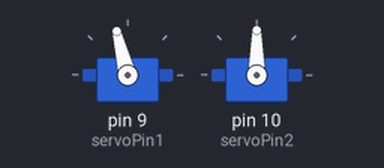
A sketch run on a simulated Arduino Uno, built with avr-gcc and run on an emulated ATmega328P. Parts: 2 × servo. Random numbers use the default seed unless the sketch sets one.

Above: at 0.1 s.
At 10.1 s:
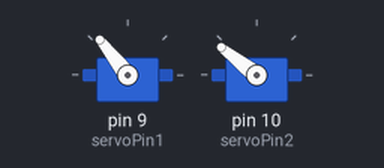
At 19.1 s:
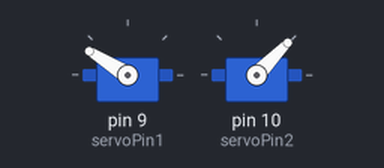
At 39.1 s:
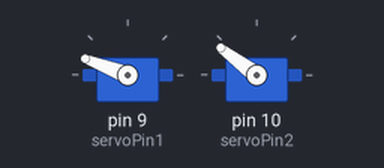
Timing chart, 0 to 40.0 s (numbered marks = the images above):
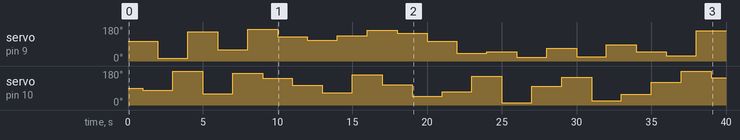

Measured:
- by itself, servo on pin 9 (servoPin1): 104° → 14° at 2.0 s, → 156° 2.0 s later, → 60° 2.0 s later, → 167° 2.0 s later, … (19 changes in this stretch)
- by itself, servo on pin 10 (servoPin2): 90° → 79° at 1.0 s, → 178° 2.0 s later, → 60° 2.0 s later, → 167° 2.0 s later, … (20 changes in this stretch)

The sketch:

servo_base_circuit.ino
```cpp
// Include the Servo library
#include <Servo.h>
// Declare the Servo pin
int servoPin1 = 9;
int servoPin2 = 10;
int powerpin = 3;
// set up for generating random number
long randNumber1;
long randNumber2;
// Create the servo objects
Servo Servo1;
Servo Servo2;
void setup() {
   //attach the servos to the used pin number
   Servo1.attach(servoPin1);
   Servo2.attach(servoPin2);
   //shuffle the random numbers
   randomSeed(analogRead(0));
   pinMode(powerpin,OUTPUT);
}
void loop(){
   // Make servo1 go to randome degrees
   digitalWrite(powerpin,HIGH);
   randNumber1 = random(180);
   randNumber2 = random(180);
   Servo1.write(randNumber1);
   delay(1000);
   // Make servo2 go to randome degrees
   Servo2.write(randNumber2);
   delay(1000);
}
```
